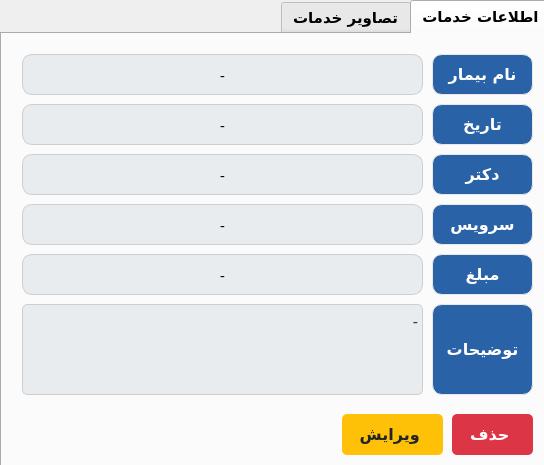
<?xml version="1.0" encoding="UTF-8"?>
<ui version="4.0">
 <class>medicalRecordInfo_form</class>
 <widget class="QWidget" name="medicalRecordInfo_form">
  <property name="geometry">
   <rect>
    <x>0</x>
    <y>0</y>
    <width>544</width>
    <height>465</height>
   </rect>
  </property>
  <property name="minimumSize">
   <size>
    <width>544</width>
    <height>465</height>
   </size>
  </property>
  <property name="maximumSize">
   <size>
    <width>544</width>
    <height>465</height>
   </size>
  </property>
  <property name="windowTitle">
   <string>اطلاعات خدمات بیمار</string>
  </property>
  <widget class="QTabWidget" name="tabWidget">
   <property name="enabled">
    <bool>true</bool>
   </property>
   <property name="geometry">
    <rect>
     <x>0</x>
     <y>0</y>
     <width>551</width>
     <height>471</height>
    </rect>
   </property>
   <property name="minimumSize">
    <size>
     <width>551</width>
     <height>0</height>
    </size>
   </property>
   <property name="maximumSize">
    <size>
     <width>551</width>
     <height>16777215</height>
    </size>
   </property>
   <property name="font">
    <font>
     <family>Vazirmatn</family>
     <pointsize>11</pointsize>
     <weight>75</weight>
     <bold>true</bold>
    </font>
   </property>
   <property name="layoutDirection">
    <enum>Qt::RightToLeft</enum>
   </property>
   <property name="currentIndex">
    <number>0</number>
   </property>
   <widget class="QWidget" name="tab">
    <attribute name="title">
     <string>اطلاعات خدمات</string>
    </attribute>
    <widget class="QLabel" name="patientFullName_lbl">
     <property name="geometry">
      <rect>
       <x>20</x>
       <y>20</y>
       <width>401</width>
       <height>41</height>
      </rect>
     </property>
     <property name="font">
      <font>
       <family>Vazirmatn Medium</family>
       <pointsize>11</pointsize>
       <weight>50</weight>
       <bold>false</bold>
      </font>
     </property>
     <property name="styleSheet">
      <string notr="true">border: 1px solid;
border-color: rgb(232, 232, 232);
background-color: rgb(233, 236, 239);
border-radius: 10px;
border-color: rgb(206, 206, 206); </string>
     </property>
     <property name="text">
      <string>-</string>
     </property>
     <property name="alignment">
      <set>Qt::AlignCenter</set>
     </property>
    </widget>
    <widget class="QLabel" name="patientFullName_lbl_2">
     <property name="geometry">
      <rect>
       <x>430</x>
       <y>20</y>
       <width>101</width>
       <height>41</height>
      </rect>
     </property>
     <property name="font">
      <font>
       <family>Vazirmatn ExtraBold</family>
       <pointsize>12</pointsize>
       <weight>75</weight>
       <bold>true</bold>
      </font>
     </property>
     <property name="styleSheet">
      <string notr="true">border: 1px solid;
border-radius: 10px;
border-color: rgb(232, 232, 232);
color: rgb(255, 255, 255);
background-color: rgb(42, 98, 167);

</string>
     </property>
     <property name="text">
      <string>نام بیمار</string>
     </property>
     <property name="alignment">
      <set>Qt::AlignCenter</set>
     </property>
    </widget>
    <widget class="QLabel" name="date_lbl">
     <property name="geometry">
      <rect>
       <x>20</x>
       <y>70</y>
       <width>401</width>
       <height>41</height>
      </rect>
     </property>
     <property name="font">
      <font>
       <family>Vazirmatn Medium</family>
       <pointsize>11</pointsize>
       <weight>50</weight>
       <bold>false</bold>
      </font>
     </property>
     <property name="styleSheet">
      <string notr="true">border: 1px solid;
border-color: rgb(232, 232, 232);
background-color: rgb(233, 236, 239);
border-radius: 10px;
border-color: rgb(206, 206, 206); </string>
     </property>
     <property name="text">
      <string>-</string>
     </property>
     <property name="alignment">
      <set>Qt::AlignCenter</set>
     </property>
    </widget>
    <widget class="QLabel" name="doctorName_lbl">
     <property name="geometry">
      <rect>
       <x>20</x>
       <y>120</y>
       <width>401</width>
       <height>41</height>
      </rect>
     </property>
     <property name="font">
      <font>
       <family>Vazirmatn Medium</family>
       <pointsize>11</pointsize>
       <weight>50</weight>
       <bold>false</bold>
      </font>
     </property>
     <property name="styleSheet">
      <string notr="true">border: 1px solid;
border-color: rgb(232, 232, 232);
background-color: rgb(233, 236, 239);
border-radius: 10px;
border-color: rgb(206, 206, 206); </string>
     </property>
     <property name="text">
      <string>-</string>
     </property>
     <property name="alignment">
      <set>Qt::AlignCenter</set>
     </property>
    </widget>
    <widget class="QLabel" name="serviceName_lbl">
     <property name="geometry">
      <rect>
       <x>20</x>
       <y>170</y>
       <width>401</width>
       <height>41</height>
      </rect>
     </property>
     <property name="font">
      <font>
       <family>Vazirmatn Medium</family>
       <pointsize>11</pointsize>
       <weight>50</weight>
       <bold>false</bold>
      </font>
     </property>
     <property name="styleSheet">
      <string notr="true">border: 1px solid;
border-color: rgb(232, 232, 232);
background-color: rgb(233, 236, 239);
border-radius: 10px;
border-color: rgb(206, 206, 206); </string>
     </property>
     <property name="text">
      <string>-</string>
     </property>
     <property name="alignment">
      <set>Qt::AlignCenter</set>
     </property>
    </widget>
    <widget class="QLabel" name="price_lbl">
     <property name="geometry">
      <rect>
       <x>20</x>
       <y>220</y>
       <width>401</width>
       <height>41</height>
      </rect>
     </property>
     <property name="font">
      <font>
       <family>Vazirmatn Medium</family>
       <pointsize>11</pointsize>
       <weight>50</weight>
       <bold>false</bold>
      </font>
     </property>
     <property name="styleSheet">
      <string notr="true">border: 1px solid;
border-color: rgb(232, 232, 232);
background-color: rgb(233, 236, 239);
border-radius: 10px;
border-color: rgb(206, 206, 206); </string>
     </property>
     <property name="text">
      <string>-</string>
     </property>
     <property name="alignment">
      <set>Qt::AlignCenter</set>
     </property>
    </widget>
    <widget class="QTextEdit" name="description_lbl">
     <property name="geometry">
      <rect>
       <x>20</x>
       <y>270</y>
       <width>401</width>
       <height>91</height>
      </rect>
     </property>
     <property name="font">
      <font>
       <family>Vazirmatn</family>
       <pointsize>10</pointsize>
       <weight>50</weight>
       <bold>false</bold>
      </font>
     </property>
     <property name="layoutDirection">
      <enum>Qt::RightToLeft</enum>
     </property>
     <property name="styleSheet">
      <string notr="true">/* Basic LineEdit styling */
QTextEdit {
	background-color: rgb(233, 236, 239);
  	 border: 1px solid;
	border-color: rgb(206, 206, 206); 
    border-radius: 5px; /* Rounded corners */
    color: #343a40; /* Dark grey text color */
    outline: none; /* Remove default outline */
}

/* Disabled state */
QTextEdit:disabled {
    background-color: #e9ecef; /* Light grey background when disabled */
    color: #6c757d; /* Grey text color when disabled */
}

</string>
     </property>
     <property name="readOnly">
      <bool>true</bool>
     </property>
     <property name="html">
      <string>&lt;!DOCTYPE HTML PUBLIC &quot;-//W3C//DTD HTML 4.0//EN&quot; &quot;http://www.w3.org/TR/REC-html40/strict.dtd&quot;&gt;
&lt;html&gt;&lt;head&gt;&lt;meta name=&quot;qrichtext&quot; content=&quot;1&quot; /&gt;&lt;style type=&quot;text/css&quot;&gt;
p, li { white-space: pre-wrap; }
&lt;/style&gt;&lt;/head&gt;&lt;body style=&quot; font-family:'Vazirmatn'; font-size:10pt; font-weight:400; font-style:normal;&quot;&gt;
&lt;p dir='rtl' style=&quot; margin-top:0px; margin-bottom:0px; margin-left:0px; margin-right:0px; -qt-block-indent:0; text-indent:0px;&quot;&gt;&lt;span style=&quot; font-family:'Vazirmatn,sans-serif'; font-size:12pt;&quot;&gt;-&lt;/span&gt;&lt;/p&gt;&lt;/body&gt;&lt;/html&gt;</string>
     </property>
    </widget>
    <widget class="QLabel" name="patientFullName_lbl_3">
     <property name="geometry">
      <rect>
       <x>430</x>
       <y>70</y>
       <width>101</width>
       <height>41</height>
      </rect>
     </property>
     <property name="font">
      <font>
       <family>Vazirmatn ExtraBold</family>
       <pointsize>12</pointsize>
       <weight>75</weight>
       <bold>true</bold>
      </font>
     </property>
     <property name="styleSheet">
      <string notr="true">border: 1px solid;
border-radius: 10px;
border-color: rgb(232, 232, 232);
color: rgb(255, 255, 255);
background-color: rgb(42, 98, 167);

</string>
     </property>
     <property name="text">
      <string>تاریخ</string>
     </property>
     <property name="alignment">
      <set>Qt::AlignCenter</set>
     </property>
    </widget>
    <widget class="QLabel" name="patientFullName_lbl_4">
     <property name="geometry">
      <rect>
       <x>430</x>
       <y>120</y>
       <width>101</width>
       <height>41</height>
      </rect>
     </property>
     <property name="font">
      <font>
       <family>Vazirmatn ExtraBold</family>
       <pointsize>12</pointsize>
       <weight>75</weight>
       <bold>true</bold>
      </font>
     </property>
     <property name="styleSheet">
      <string notr="true">border: 1px solid;
border-radius: 10px;
border-color: rgb(232, 232, 232);
color: rgb(255, 255, 255);
background-color: rgb(42, 98, 167);

</string>
     </property>
     <property name="text">
      <string>دکتر</string>
     </property>
     <property name="alignment">
      <set>Qt::AlignCenter</set>
     </property>
    </widget>
    <widget class="QLabel" name="patientFullName_lbl_5">
     <property name="geometry">
      <rect>
       <x>430</x>
       <y>170</y>
       <width>101</width>
       <height>41</height>
      </rect>
     </property>
     <property name="font">
      <font>
       <family>Vazirmatn ExtraBold</family>
       <pointsize>12</pointsize>
       <weight>75</weight>
       <bold>true</bold>
      </font>
     </property>
     <property name="styleSheet">
      <string notr="true">border: 1px solid;
border-radius: 10px;
border-color: rgb(232, 232, 232);
color: rgb(255, 255, 255);
background-color: rgb(42, 98, 167);

</string>
     </property>
     <property name="text">
      <string>سرویس</string>
     </property>
     <property name="alignment">
      <set>Qt::AlignCenter</set>
     </property>
    </widget>
    <widget class="QLabel" name="patientFullName_lbl_6">
     <property name="geometry">
      <rect>
       <x>430</x>
       <y>220</y>
       <width>101</width>
       <height>41</height>
      </rect>
     </property>
     <property name="font">
      <font>
       <family>Vazirmatn ExtraBold</family>
       <pointsize>12</pointsize>
       <weight>75</weight>
       <bold>true</bold>
      </font>
     </property>
     <property name="styleSheet">
      <string notr="true">border: 1px solid;
border-radius: 10px;
border-color: rgb(232, 232, 232);
color: rgb(255, 255, 255);
background-color: rgb(42, 98, 167);

</string>
     </property>
     <property name="text">
      <string>مبلغ</string>
     </property>
     <property name="alignment">
      <set>Qt::AlignCenter</set>
     </property>
    </widget>
    <widget class="QLabel" name="patientFullName_lbl_7">
     <property name="geometry">
      <rect>
       <x>430</x>
       <y>270</y>
       <width>101</width>
       <height>91</height>
      </rect>
     </property>
     <property name="font">
      <font>
       <family>Vazirmatn ExtraBold</family>
       <pointsize>12</pointsize>
       <weight>75</weight>
       <bold>true</bold>
      </font>
     </property>
     <property name="styleSheet">
      <string notr="true">border: 1px solid;
border-radius: 10px;
border-color: rgb(232, 232, 232);
color: rgb(255, 255, 255);
background-color: rgb(42, 98, 167);

</string>
     </property>
     <property name="text">
      <string>توضیحات</string>
     </property>
     <property name="alignment">
      <set>Qt::AlignCenter</set>
     </property>
    </widget>
    <widget class="QPushButton" name="editMedicalRecord_btn">
     <property name="geometry">
      <rect>
       <x>340</x>
       <y>380</y>
       <width>101</width>
       <height>41</height>
      </rect>
     </property>
     <property name="font">
      <font>
       <family>Vazirmatn</family>
       <pointsize>12</pointsize>
       <weight>75</weight>
       <bold>true</bold>
       <underline>false</underline>
       <strikeout>false</strikeout>
      </font>
     </property>
     <property name="layoutDirection">
      <enum>Qt::RightToLeft</enum>
     </property>
     <property name="styleSheet">
      <string notr="true">QPushButton {
    background-color: #ffc107; /* Bootstrap warning yellow */
    color: #212529; /* Dark text */
    border: none;
    border-radius: 5px; /* Rounded corners */
    text-align: center;
    text-decoration: none;
}

QPushButton:hover {
    background-color: #e0a800; /* Darker yellow on hover */
}

QPushButton:pressed {
    background-color: #c69500; /* Even darker yellow on press */
}
</string>
     </property>
     <property name="text">
      <string>ویرایش </string>
     </property>
    </widget>
    <widget class="QPushButton" name="deleteMedicalRecord_btn">
     <property name="geometry">
      <rect>
       <x>450</x>
       <y>380</y>
       <width>81</width>
       <height>41</height>
      </rect>
     </property>
     <property name="font">
      <font>
       <family>Vazirmatn</family>
       <pointsize>12</pointsize>
       <weight>75</weight>
       <bold>true</bold>
       <underline>false</underline>
       <strikeout>false</strikeout>
      </font>
     </property>
     <property name="layoutDirection">
      <enum>Qt::RightToLeft</enum>
     </property>
     <property name="styleSheet">
      <string notr="true">QPushButton{
    background-color: #dc3545; /* Bootstrap danger red */
    color: white; /* White text */
    border: none;
    border-radius: 5px; /* Rounded corners */
    text-align: center;
    text-decoration: none;
}

QPushButton:hover {
    background-color: #c82333; /* Darker red on hover */
}

QPushButton:pressed {
    background-color: #bd2130; /* Even darker red on press */
}
</string>
     </property>
     <property name="text">
      <string>حذف </string>
     </property>
    </widget>
   </widget>
   <widget class="QWidget" name="tab_2">
    <attribute name="title">
     <string>تصاویر خدمات</string>
    </attribute>
    <widget class="QLabel" name="image_lbl">
     <property name="geometry">
      <rect>
       <x>30</x>
       <y>20</y>
       <width>481</width>
       <height>301</height>
      </rect>
     </property>
     <property name="frameShape">
      <enum>QFrame::NoFrame</enum>
     </property>
     <property name="text">
      <string/>
     </property>
     <property name="pixmap">
      <pixmap>../../../../Downloads/blank-profile-picture-973460_1920.png</pixmap>
     </property>
     <property name="scaledContents">
      <bool>false</bool>
     </property>
     <property name="alignment">
      <set>Qt::AlignCenter</set>
     </property>
     <property name="wordWrap">
      <bool>false</bool>
     </property>
    </widget>
    <widget class="QLabel" name="patientFullName_lbl_8">
     <property name="geometry">
      <rect>
       <x>430</x>
       <y>340</y>
       <width>81</width>
       <height>31</height>
      </rect>
     </property>
     <property name="font">
      <font>
       <family>Vazirmatn ExtraBold</family>
       <pointsize>10</pointsize>
       <weight>75</weight>
       <bold>true</bold>
      </font>
     </property>
     <property name="styleSheet">
      <string notr="true">border: 1px solid;
border-radius: 10px;
border-color: rgb(232, 232, 232);
color: rgb(255, 255, 255);
background-color: rgb(42, 98, 167);

</string>
     </property>
     <property name="text">
      <string>نام تصویر</string>
     </property>
     <property name="alignment">
      <set>Qt::AlignCenter</set>
     </property>
    </widget>
    <widget class="QLabel" name="imageName_lbl">
     <property name="geometry">
      <rect>
       <x>200</x>
       <y>340</y>
       <width>221</width>
       <height>31</height>
      </rect>
     </property>
     <property name="font">
      <font>
       <family>Vazirmatn Medium</family>
       <pointsize>9</pointsize>
       <weight>50</weight>
       <bold>false</bold>
      </font>
     </property>
     <property name="styleSheet">
      <string notr="true">border: 1px solid;
border-color: rgb(232, 232, 232);
background-color: rgb(233, 236, 239);
border-radius: 10px;
border-color: rgb(206, 206, 206); </string>
     </property>
     <property name="text">
      <string>-</string>
     </property>
     <property name="alignment">
      <set>Qt::AlignCenter</set>
     </property>
    </widget>
    <widget class="QPushButton" name="deleteImage_btn">
     <property name="enabled">
      <bool>true</bool>
     </property>
     <property name="geometry">
      <rect>
       <x>360</x>
       <y>390</y>
       <width>71</width>
       <height>31</height>
      </rect>
     </property>
     <property name="font">
      <font>
       <family>Vazirmatn</family>
       <pointsize>10</pointsize>
       <weight>75</weight>
       <bold>true</bold>
       <underline>false</underline>
       <strikeout>false</strikeout>
      </font>
     </property>
     <property name="layoutDirection">
      <enum>Qt::RightToLeft</enum>
     </property>
     <property name="styleSheet">
      <string notr="true">QPushButton{
    background-color: #dc3545; /* Bootstrap danger red */
    color: white; /* White text */
    border: none;
    border-radius: 5px; /* Rounded corners */
    text-align: center;
    text-decoration: none;
}

QPushButton:hover {
    background-color: #c82333; /* Darker red on hover */
}

QPushButton:pressed {
    background-color: #bd2130; /* Even darker red on press */
}
QPushButton:disabled {
    background-color: #d6d6d6; /* Gray background */
    color: #a1a1a1; /* Light gray text */
    border: none;
}
</string>
     </property>
     <property name="text">
      <string>حذف </string>
     </property>
    </widget>
    <widget class="QPushButton" name="nextImage_btn">
     <property name="enabled">
      <bool>true</bool>
     </property>
     <property name="geometry">
      <rect>
       <x>270</x>
       <y>390</y>
       <width>81</width>
       <height>31</height>
      </rect>
     </property>
     <property name="font">
      <font>
       <family>Vazirmatn</family>
       <pointsize>10</pointsize>
       <weight>75</weight>
       <bold>true</bold>
       <underline>false</underline>
       <strikeout>false</strikeout>
      </font>
     </property>
     <property name="styleSheet">
      <string notr="true">QPushButton {
    background-color: #17a2b8;
    color: white; /* White text */
    border: none;
    border-radius: 5px; /* Rounded corners */
    text-align: center;
    text-decoration: none;
}

QPushButton:hover {
	
	background-color: rgb(20, 141, 159);
}


QPushButton:pressed {
background-color: rgb(15, 110, 125);
    background-color: #004085; 
}
QPushButton:disabled {
    background-color: #d6d6d6; /* Gray background */
    color: #a1a1a1; /* Light gray text */
    border: none;
}</string>
     </property>
     <property name="text">
      <string>تصویر بعد</string>
     </property>
    </widget>
    <widget class="QPushButton" name="addImage_btn">
     <property name="geometry">
      <rect>
       <x>180</x>
       <y>390</y>
       <width>81</width>
       <height>31</height>
      </rect>
     </property>
     <property name="font">
      <font>
       <family>Vazirmatn</family>
       <pointsize>10</pointsize>
       <weight>75</weight>
       <bold>true</bold>
      </font>
     </property>
     <property name="styleSheet">
      <string notr="true">QPushButton {
    background-color: #0050a5; /* Bootstrap primary blue */
    color: white; /* White text */
    border: none;
    border-radius: 5px; /* Rounded corners */
    text-align: center;
    text-decoration: none;
}

QPushButton:hover {
    background-color: #0056b3; /* Darker blue on hover */
}

QPushButton:pressed {
    background-color: #004085; /* Even darker blue on press */
}
</string>
     </property>
     <property name="text">
      <string>افزودن تصویر</string>
     </property>
    </widget>
    <widget class="QLabel" name="patientFullName_lbl_9">
     <property name="geometry">
      <rect>
       <x>90</x>
       <y>340</y>
       <width>101</width>
       <height>31</height>
      </rect>
     </property>
     <property name="font">
      <font>
       <family>Vazirmatn ExtraBold</family>
       <pointsize>10</pointsize>
       <weight>75</weight>
       <bold>true</bold>
      </font>
     </property>
     <property name="styleSheet">
      <string notr="true">border: 1px solid;
border-radius: 10px;
border-color: rgb(232, 232, 232);
color: rgb(255, 255, 255);
background-color: rgb(42, 98, 167);

</string>
     </property>
     <property name="text">
      <string>تعداد کل تصاویر</string>
     </property>
     <property name="alignment">
      <set>Qt::AlignCenter</set>
     </property>
    </widget>
    <widget class="QLabel" name="imageCount_lbl">
     <property name="geometry">
      <rect>
       <x>30</x>
       <y>340</y>
       <width>51</width>
       <height>31</height>
      </rect>
     </property>
     <property name="font">
      <font>
       <family>Vazirmatn Medium</family>
       <pointsize>10</pointsize>
       <weight>50</weight>
       <bold>false</bold>
      </font>
     </property>
     <property name="styleSheet">
      <string notr="true">border: 1px solid;
border-color: rgb(232, 232, 232);
background-color: rgb(233, 236, 239);
border-radius: 10px;
border-color: rgb(206, 206, 206); </string>
     </property>
     <property name="text">
      <string>-</string>
     </property>
     <property name="alignment">
      <set>Qt::AlignCenter</set>
     </property>
    </widget>
    <widget class="QPushButton" name="viewImage_btn">
     <property name="geometry">
      <rect>
       <x>130</x>
       <y>390</y>
       <width>41</width>
       <height>31</height>
      </rect>
     </property>
     <property name="font">
      <font>
       <family>Vazirmatn</family>
       <pointsize>12</pointsize>
       <weight>75</weight>
       <bold>true</bold>
       <underline>false</underline>
       <strikeout>false</strikeout>
      </font>
     </property>
     <property name="layoutDirection">
      <enum>Qt::RightToLeft</enum>
     </property>
     <property name="styleSheet">
      <string notr="true">QPushButton {
	background-color: rgb(204, 204, 204);
	
	background-color: rgb(230, 230, 230);
    border: none;
    border-radius: 5px; /* Rounded corners */
    text-align: center;
    text-decoration: none;
}

QPushButton:hover {
background-color: rgb(199, 199, 199);

   
}

QPushButton:pressed {
background-color: rgb(143, 143, 143);
}
  

</string>
     </property>
     <property name="text">
      <string/>
     </property>
     <property name="icon">
      <iconset resource="../../../../../Resources/resource.qrc">
       <normaloff>:/icons/image (1).png</normaloff>:/icons/image (1).png</iconset>
     </property>
     <property name="iconSize">
      <size>
       <width>30</width>
       <height>35</height>
      </size>
     </property>
    </widget>
   </widget>
  </widget>
 </widget>
 <resources>
  <include location="../../../../../Resources/resource.qrc"/>
 </resources>
 <connections/>
</ui>
